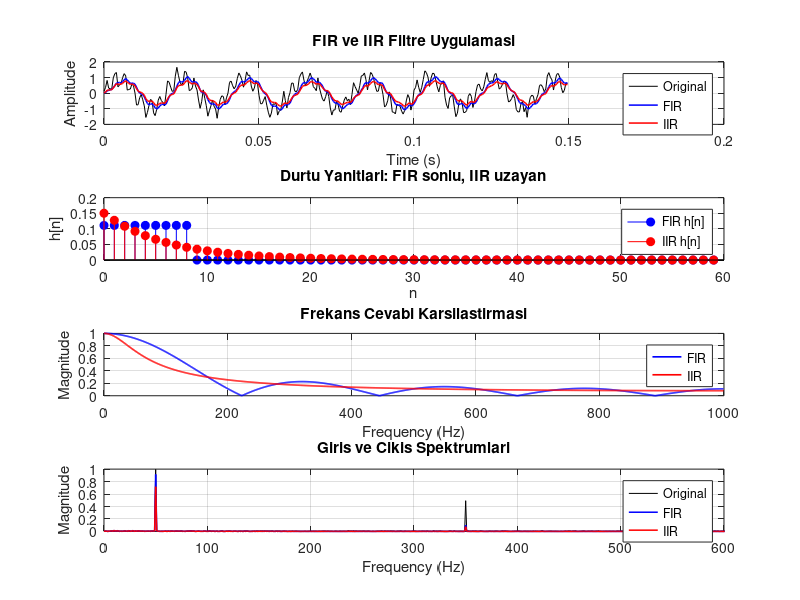

Recreate this plot in MATLAB.
clc; clear; close all
%% parametreler
Fs = 2000;      % ornekleme frekansi
t = (0:1/Fs:1-1/Fs)';
% 50 Hz (dusuk) + 350 Hz (yuksek) + gurultu
x = sin(2*pi*50*t) + 0.5*sin(2*pi*350*t) + 0.15*randn(size(t));

%% fir filtre: moving average
b_fir = ones(1,9)/9;
a_fir = 1;
y_fir = filter(b_fir, a_fir, x);

%% iir filtre: 1. dereceden low-pass
% y[n] = (1-alpha)x[n] + alpha*y[n-1]
alpha = 0.85;
b_iir = 1 - alpha;
a_iir = [1 -alpha];
y_iir = filter(b_iir, a_iir, x);

%% durtu yanitlari
Nimp = 60;
imp = [1; zeros(Nimp-1,1)];
h_fir = filter(b_fir, a_fir, imp);
h_iir = filter(b_iir, a_iir, imp);

%% frekans cevaplari
[Hfir, w] = freqz(b_fir, a_fir, 1024, Fs);
[Hiir, ~] = freqz(b_iir, a_iir, 1024, Fs);

%% spektrum hesaplari
N = length(x);
K = floor(N/2)+1;
f = (0:K-1)*(Fs/N);
X    = fft(x)/N;
Yfir = fft(y_fir)/N;
Yiir = fft(y_iir)/N;
magX = abs(X(1:K));
magF = abs(Yfir(1:K));
magI = abs(Yiir(1:K));
magX(2:end-1) = 2*magX(2:end-1);
magF(2:end-1) = 2*magF(2:end-1);
magI(2:end-1) = 2*magI(2:end-1);

%% grafikler
figure;
subplot(4,1,1)
plot(t(1:300), x(1:300), 'k'); hold on
plot(t(1:300), y_fir(1:300), 'b', 'LineWidth', 1.1)
plot(t(1:300), y_iir(1:300), 'r', 'LineWidth', 1.1)
grid on; xlabel('Time (s)'); ylabel('Amplitude')
title('FIR ve IIR Filtre Uygulamasi')
legend('Original','FIR','IIR')

subplot(4,1,2)
stem(0:Nimp-1, h_fir, 'b', 'filled'); hold on
stem(0:Nimp-1, h_iir, 'r', 'filled')
grid on; xlabel('n'); ylabel('h[n]')
title('Durtu Yanitlari: FIR sonlu, IIR uzayan')
legend('FIR h[n]','IIR h[n]')

subplot(4,1,3)
plot(w, abs(Hfir), 'b', 'LineWidth', 1.2); hold on
plot(w, abs(Hiir), 'r', 'LineWidth', 1.2)
grid on; xlabel('Frequency (Hz)'); ylabel('Magnitude')
title('Frekans Cevabi Karsilastirmasi')
legend('FIR','IIR')

subplot(4,1,4)
plot(f, magX, 'k'); hold on
plot(f, magF, 'b', 'LineWidth', 1.1)
plot(f, magI, 'r', 'LineWidth', 1.1)
grid on; xlim([0 600]); xlabel('Frequency (Hz)'); ylabel('Magnitude')
title('Giris ve Cikis Spektrumlari')
legend('Original','FIR','IIR')

saveas(gcf, '../assets/fir_vs_iir_comparison.png');
